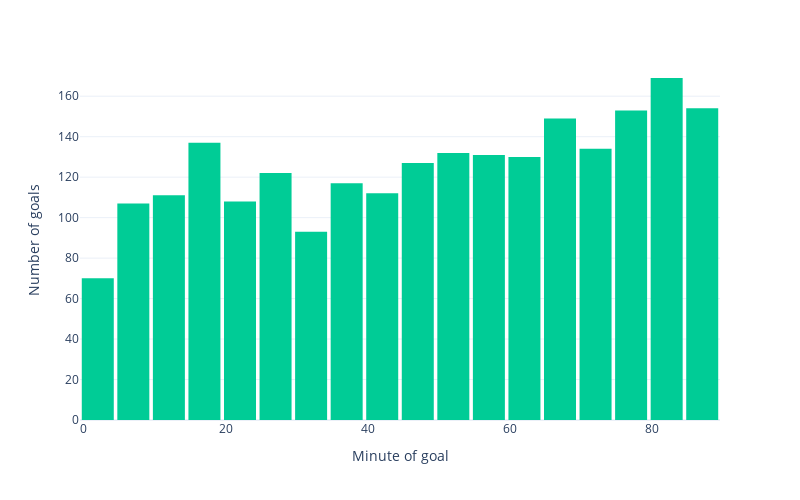

Source (notebook cell):
### Code cell
fig = px.histogram(goals90, x="min_goal",nbins = 22,color_discrete_sequence=['#00CC96'])
fig.update_layout(
    autosize=False,
    width=800,
    height=500,
    bargap=0.1,
    xaxis = dict(title = 'Minute of goal'),
    yaxis = dict(title ='Number of goals'),
    template = 'plotly_white')
fig.show()

### Figure 1 — Plotly figure (JSON) as saved in the notebook; plotly's stock layout.template omitted (floating-point values rounded to 4 significant figures; data arrays with more than 128 entries replaced by an {"elided": "..."} marker saying what was removed)
{"data": [{"alignmentgroup": "True", "bingroup": "x", "hovertemplate": "min_goal=%{x}<br>count=%{y}<extra></extra>", "legendgroup": "", "marker": {"color": "#00CC96", "pattern": {"shape": ""}}, "name": "", "nbinsx": 22, "offsetgroup": "", "orientation": "v", "showlegend": false, "type": "histogram", "x": {"elided": "2256 int values"}, "xaxis": "x", "yaxis": "y"}], "layout": {"autosize": false, "bargap": 0.1, "barmode": "relative", "height": 500, "legend": {"tracegroupgap": 0}, "margin": {"t": 60}, "width": 800, "xaxis": {"anchor": "y", "domain": [0, 1], "title": {"text": "Minute of goal"}}, "yaxis": {"anchor": "x", "domain": [0, 1], "title": {"text": "Number of goals"}}}}
